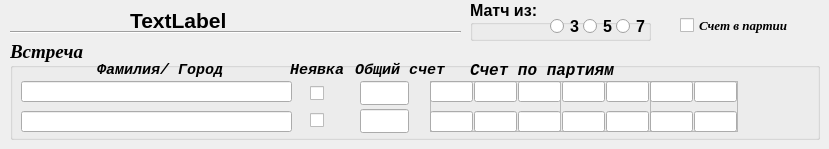
    <widget class="QWidget" name="tab_3">
     <attribute name="title">
      <string>Результаты</string>
     </attribute>
     <widget class="QGroupBox" name="groupBox_match">
      <property name="geometry">
       <rect>
        <x>10</x>
        <y>40</y>
        <width>810</width>
        <height>100</height>
       </rect>
      </property>
      <property name="font">
       <font>
        <family>Times New Roman</family>
        <pointsize>14</pointsize>
        <weight>75</weight>
        <italic>true</italic>
        <bold>true</bold>
       </font>
      </property>
      <property name="title">
       <string>Встреча</string>
      </property>
      <property name="flat">
       <bool>false</bool>
      </property>
      <widget class="QLabel" name="label_22">
       <property name="geometry">
        <rect>
         <x>460</x>
         <y>22</y>
         <width>161</width>
         <height>16</height>
        </rect>
       </property>
       <property name="font">
        <font>
         <family>Courier New</family>
         <pointsize>12</pointsize>
         <weight>75</weight>
         <italic>true</italic>
         <bold>true</bold>
         <kerning>false</kerning>
        </font>
       </property>
       <property name="text">
        <string>Счет по партиям</string>
       </property>
      </widget>
      <widget class="QLabel" name="label_24">
       <property name="geometry">
        <rect>
         <x>345</x>
         <y>22</y>
         <width>91</width>
         <height>16</height>
        </rect>
       </property>
       <property name="font">
        <font>
         <family>Courier New</family>
         <pointsize>11</pointsize>
         <weight>75</weight>
         <italic>true</italic>
         <bold>true</bold>
         <kerning>false</kerning>
        </font>
       </property>
       <property name="text">
        <string>Общий счет</string>
       </property>
      </widget>
      <widget class="QPushButton" name="Button_Ok">
       <property name="geometry">
        <rect>
         <x>730</x>
         <y>36</y>
         <width>71</width>
         <height>61</height>
        </rect>
       </property>
       <property name="text">
        <string/>
       </property>
       <property name="icon">
        <iconset>
         <normaloff>../icons/Ok.png</normaloff>../icons/Ok.png</iconset>
       </property>
       <property name="iconSize">
        <size>
         <width>48</width>
         <height>48</height>
        </size>
       </property>
       <property name="flat">
        <bool>true</bool>
       </property>
      </widget>
      <widget class="QLabel" name="label_21">
       <property name="geometry">
        <rect>
         <x>87</x>
         <y>22</y>
         <width>171</width>
         <height>16</height>
        </rect>
       </property>
       <property name="font">
        <font>
         <family>Courier New</family>
         <pointsize>11</pointsize>
         <weight>75</weight>
         <italic>true</italic>
         <bold>true</bold>
         <kerning>false</kerning>
        </font>
       </property>
       <property name="text">
        <string>Фамилия/ Город</string>
       </property>
      </widget>
      <widget class="QLabel" name="label_45">
       <property name="geometry">
        <rect>
         <x>280</x>
         <y>22</y>
         <width>61</width>
         <height>16</height>
        </rect>
       </property>
       <property name="font">
        <font>
         <family>Courier New</family>
         <pointsize>11</pointsize>
         <weight>75</weight>
         <italic>true</italic>
         <bold>true</bold>
         <kerning>false</kerning>
        </font>
       </property>
       <property name="text">
        <string>Неявка</string>
       </property>
      </widget>
      <widget class="QLineEdit" name="lineEdit_pl1_score_total">
       <property name="geometry">
        <rect>
         <x>350</x>
         <y>41</y>
         <width>49</width>
         <height>24</height>
        </rect>
       </property>
       <property name="font">
        <font>
         <pointsize>18</pointsize>
        </font>
       </property>
       <property name="alignment">
        <set>Qt::AlignCenter</set>
       </property>
      </widget>
      <widget class="QLineEdit" name="lineEdit_pl2_score_total">
       <property name="geometry">
        <rect>
         <x>350</x>
         <y>69</y>
         <width>49</width>
         <height>24</height>
        </rect>
       </property>
       <property name="font">
        <font>
         <pointsize>18</pointsize>
        </font>
       </property>
       <property name="alignment">
        <set>Qt::AlignCenter</set>
       </property>
      </widget>
      <widget class="QCheckBox" name="checkBox_7">
       <property name="geometry">
        <rect>
         <x>300</x>
         <y>43</y>
         <width>21</width>
         <height>20</height>
        </rect>
       </property>
       <property name="text">
        <string/>
       </property>
      </widget>
      <widget class="QCheckBox" name="checkBox_8">
       <property name="geometry">
        <rect>
         <x>300</x>
         <y>70</y>
         <width>21</width>
         <height>20</height>
        </rect>
       </property>
       <property name="text">
        <string/>
       </property>
      </widget>
      <widget class="QLineEdit" name="lineEdit_player1">
       <property name="geometry">
        <rect>
         <x>11</x>
         <y>41</y>
         <width>271</width>
         <height>21</height>
        </rect>
       </property>
       <property name="font">
        <font>
         <pointsize>11</pointsize>
        </font>
       </property>
      </widget>
      <widget class="QLineEdit" name="lineEdit_player2">
       <property name="geometry">
        <rect>
         <x>11</x>
         <y>71</y>
         <width>271</width>
         <height>21</height>
        </rect>
       </property>
       <property name="font">
        <font>
         <pointsize>11</pointsize>
        </font>
       </property>
      </widget>
      <widget class="QFrame" name="frame_three">
       <property name="geometry">
        <rect>
         <x>420</x>
         <y>41</y>
         <width>131</width>
         <height>51</height>
        </rect>
       </property>
       <property name="frameShape">
        <enum>QFrame::StyledPanel</enum>
       </property>
       <property name="frameShadow">
        <enum>QFrame::Raised</enum>
       </property>
       <widget class="QLineEdit" name="lineEdit_pl2_s1">
        <property name="geometry">
         <rect>
          <x>0</x>
          <y>30</y>
          <width>43</width>
          <height>21</height>
         </rect>
        </property>
        <property name="font">
         <font>
          <pointsize>16</pointsize>
         </font>
        </property>
        <property name="alignment">
         <set>Qt::AlignCenter</set>
        </property>
       </widget>
       <widget class="QLineEdit" name="lineEdit_pl1_s3">
        <property name="geometry">
         <rect>
          <x>88</x>
          <y>0</y>
          <width>43</width>
          <height>21</height>
         </rect>
        </property>
        <property name="font">
         <font>
          <pointsize>16</pointsize>
         </font>
        </property>
        <property name="alignment">
         <set>Qt::AlignCenter</set>
        </property>
       </widget>
       <widget class="QLineEdit" name="lineEdit_pl1_s2">
        <property name="geometry">
         <rect>
          <x>44</x>
          <y>0</y>
          <width>43</width>
          <height>21</height>
         </rect>
        </property>
        <property name="font">
         <font>
          <pointsize>16</pointsize>
         </font>
        </property>
        <property name="alignment">
         <set>Qt::AlignCenter</set>
        </property>
       </widget>
       <widget class="QLineEdit" name="lineEdit_pl1_s1">
        <property name="geometry">
         <rect>
          <x>0</x>
          <y>0</y>
          <width>43</width>
          <height>21</height>
         </rect>
        </property>
        <property name="font">
         <font>
          <pointsize>16</pointsize>
         </font>
        </property>
        <property name="alignment">
         <set>Qt::AlignCenter</set>
        </property>
       </widget>
       <widget class="QLineEdit" name="lineEdit_pl2_s2">
        <property name="geometry">
         <rect>
          <x>44</x>
          <y>30</y>
          <width>43</width>
          <height>21</height>
         </rect>
        </property>
        <property name="font">
         <font>
          <pointsize>16</pointsize>
         </font>
        </property>
        <property name="alignment">
         <set>Qt::AlignCenter</set>
        </property>
       </widget>
       <widget class="QLineEdit" name="lineEdit_pl2_s3">
        <property name="geometry">
         <rect>
          <x>88</x>
          <y>30</y>
          <width>43</width>
          <height>21</height>
         </rect>
        </property>
        <property name="font">
         <font>
          <pointsize>16</pointsize>
         </font>
        </property>
        <property name="alignment">
         <set>Qt::AlignCenter</set>
        </property>
       </widget>
      </widget>
      <widget class="QFrame" name="frame_five">
       <property name="geometry">
        <rect>
         <x>550</x>
         <y>41</y>
         <width>91</width>
         <height>51</height>
        </rect>
       </property>
       <property name="frameShape">
        <enum>QFrame::StyledPanel</enum>
       </property>
       <property name="frameShadow">
        <enum>QFrame::Raised</enum>
       </property>
       <widget class="QLineEdit" name="lineEdit_pl2_s5">
        <property name="geometry">
         <rect>
          <x>46</x>
          <y>30</y>
          <width>43</width>
          <height>21</height>
         </rect>
        </property>
        <property name="font">
         <font>
          <pointsize>16</pointsize>
         </font>
        </property>
        <property name="alignment">
         <set>Qt::AlignCenter</set>
        </property>
       </widget>
       <widget class="QLineEdit" name="lineEdit_pl1_s5">
        <property name="geometry">
         <rect>
          <x>46</x>
          <y>0</y>
          <width>43</width>
          <height>21</height>
         </rect>
        </property>
        <property name="font">
         <font>
          <pointsize>16</pointsize>
         </font>
        </property>
        <property name="alignment">
         <set>Qt::AlignCenter</set>
        </property>
       </widget>
       <widget class="QLineEdit" name="lineEdit_pl1_s4">
        <property name="geometry">
         <rect>
          <x>2</x>
          <y>0</y>
          <width>43</width>
          <height>21</height>
         </rect>
        </property>
        <property name="font">
         <font>
          <pointsize>16</pointsize>
         </font>
        </property>
        <property name="alignment">
         <set>Qt::AlignCenter</set>
        </property>
       </widget>
       <widget class="QLineEdit" name="lineEdit_pl2_s4">
        <property name="geometry">
         <rect>
          <x>2</x>
          <y>30</y>
          <width>43</width>
          <height>21</height>
         </rect>
        </property>
        <property name="font">
         <font>
          <pointsize>16</pointsize>
         </font>
        </property>
        <property name="alignment">
         <set>Qt::AlignCenter</set>
        </property>
       </widget>
      </widget>
      <widget class="QFrame" name="frame_seven">
       <property name="geometry">
        <rect>
         <x>640</x>
         <y>41</y>
         <width>88</width>
         <height>51</height>
        </rect>
       </property>
       <property name="frameShape">
        <enum>QFrame::StyledPanel</enum>
       </property>
       <property name="frameShadow">
        <enum>QFrame::Raised</enum>
       </property>
       <widget class="QLineEdit" name="lineEdit_pl2_s6">
        <property name="geometry">
         <rect>
          <x>0</x>
          <y>30</y>
          <width>43</width>
          <height>21</height>
         </rect>
        </property>
        <property name="font">
         <font>
          <pointsize>16</pointsize>
         </font>
        </property>
        <property name="alignment">
         <set>Qt::AlignCenter</set>
        </property>
       </widget>
       <widget class="QLineEdit" name="lineEdit_pl1_s7">
        <property name="geometry">
         <rect>
          <x>44</x>
          <y>0</y>
          <width>43</width>
          <height>21</height>
         </rect>
        </property>
        <property name="font">
         <font>
          <pointsize>16</pointsize>
         </font>
        </property>
        <property name="alignment">
         <set>Qt::AlignCenter</set>
        </property>
       </widget>
       <widget class="QLineEdit" name="lineEdit_pl1_s6">
        <property name="geometry">
         <rect>
          <x>0</x>
          <y>0</y>
          <width>43</width>
          <height>21</height>
         </rect>
        </property>
        <property name="font">
         <font>
          <pointsize>16</pointsize>
         </font>
        </property>
        <property name="alignment">
         <set>Qt::AlignCenter</set>
        </property>
       </widget>
       <widget class="QLineEdit" name="lineEdit_pl2_s7">
        <property name="geometry">
         <rect>
          <x>44</x>
          <y>30</y>
          <width>43</width>
          <height>21</height>
         </rect>
        </property>
        <property name="font">
         <font>
          <pointsize>16</pointsize>
         </font>
        </property>
        <property name="alignment">
         <set>Qt::AlignCenter</set>
        </property>
       </widget>
      </widget>
     </widget>
     <widget class="Line" name="line_19">
      <property name="geometry">
       <rect>
        <x>10</x>
        <y>22</y>
        <width>451</width>
        <height>20</height>
       </rect>
      </property>
      <property name="orientation">
       <enum>Qt::Horizontal</enum>
      </property>
     </widget>
     <widget class="QLabel" name="label_result">
      <property name="geometry">
       <rect>
        <x>130</x>
        <y>10</y>
        <width>461</width>
        <height>20</height>
       </rect>
      </property>
      <property name="font">
       <font>
        <pointsize>16</pointsize>
        <weight>75</weight>
        <bold>true</bold>
       </font>
      </property>
      <property name="text">
       <string>TextLabel</string>
      </property>
     </widget>
     <widget class="QGroupBox" name="groupBox_kolvo_vstrech">
      <property name="geometry">
       <rect>
        <x>470</x>
        <y>0</y>
        <width>181</width>
        <height>41</height>
       </rect>
      </property>
      <property name="font">
       <font>
        <pointsize>12</pointsize>
        <weight>75</weight>
        <bold>true</bold>
       </font>
      </property>
      <property name="title">
       <string>Матч из:</string>
      </property>
      <property name="flat">
       <bool>false</bool>
      </property>
      <property name="checkable">
       <bool>false</bool>
      </property>
      <widget class="QRadioButton" name="radioButton_match_3">
       <property name="geometry">
        <rect>
         <x>80</x>
         <y>16</y>
         <width>34</width>
         <height>20</height>
        </rect>
       </property>
       <property name="text">
        <string>3</string>
       </property>
      </widget>
      <widget class="QRadioButton" name="radioButton_match_5">
       <property name="geometry">
        <rect>
         <x>113</x>
         <y>16</y>
         <width>34</width>
         <height>20</height>
        </rect>
       </property>
       <property name="text">
        <string>5</string>
       </property>
      </widget>
      <widget class="QRadioButton" name="radioButton_match_7">
       <property name="geometry">
        <rect>
         <x>146</x>
         <y>16</y>
         <width>33</width>
         <height>20</height>
        </rect>
       </property>
       <property name="text">
        <string>7</string>
       </property>
      </widget>
     </widget>
     <widget class="QCheckBox" name="checkBox_4">
      <property name="geometry">
       <rect>
        <x>680</x>
        <y>15</y>
        <width>131</width>
        <height>21</height>
       </rect>
      </property>
      <property name="font">
       <font>
        <family>Times New Roman</family>
        <pointsize>10</pointsize>
        <weight>75</weight>
        <italic>true</italic>
        <bold>true</bold>
       </font>
      </property>
      <property name="layoutDirection">
       <enum>Qt::LeftToRight</enum>
      </property>
      <property name="text">
       <string>Счет в партии</string>
      </property>
      <property name="checkable">
       <bool>true</bool>
      </property>
      <property name="checked">
       <bool>false</bool>
      </property>
     </widget>
    </widget>
